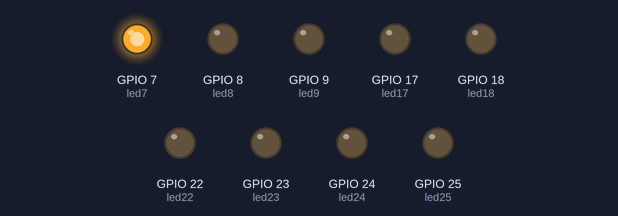
A program run on a simulated Raspberry Pi (BCM pin numbers). On the bench: output pins drawn as LEDs (lit = HIGH).

Above: at 0.5 s.
At 2.5 s:
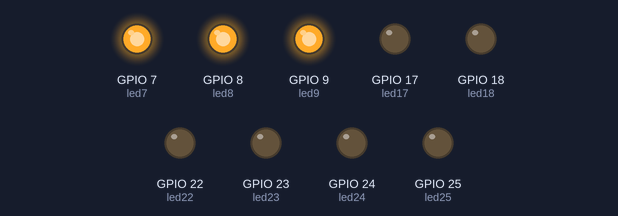
At 5.5 s:
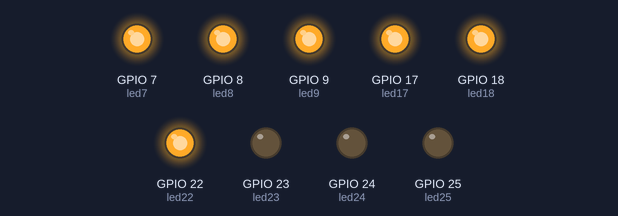
At 11.5 s:
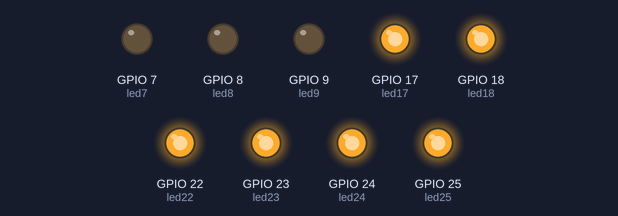
At 16.5 s:
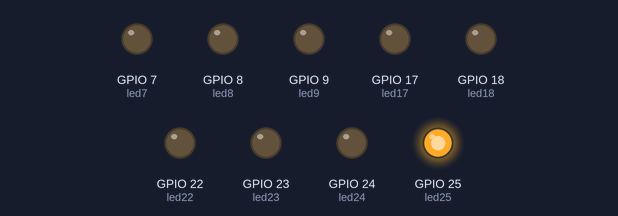
At 22.5 s:
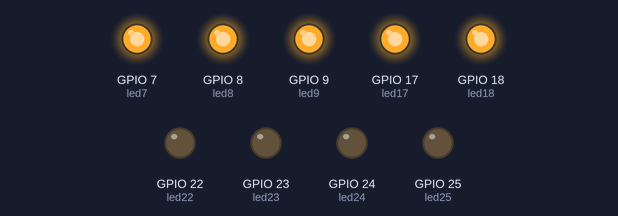
Timing chart, 0 to 23.4 s (numbered marks = the images above):
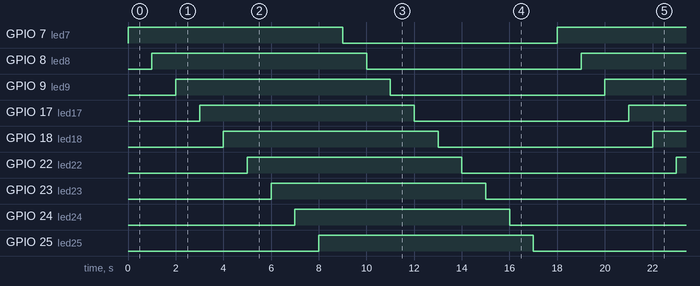

The program:

snowtest.py
```python
#SnowPi Test Code

import random

import time

from gpiozero import LED

#Setup all the LEDs


led7 = LED(7)

led8 = LED(8)

led9 = LED(9)

led17 = LED(17)

led18 = LED(18)

led22 = LED(22)

led23 = LED(23)

led24 = LED(24)

led25 = LED(25)


led7.off()


led8.off()


led9.off()


led17.off()


led18.off()


led22.off()


led23.off()


led24.off()


led25.off()


while True:

    led7.toggle()

    time.sleep(1)

    led8.toggle()

    time.sleep(1)

    led9.toggle()

    time.sleep(1)

    led17.toggle()

    time.sleep(1)

    led18.toggle()

    time.sleep(1)

    led22.toggle()

    time.sleep(1)

    led23.toggle()

    time.sleep(1)

    led24.toggle()

    time.sleep(1)

    led25.toggle()

    time.sleep(1)
```

Measured:
- by itself, GPIO 7 (led7), GPIO 8 (led8), GPIO 9 (led9), GPIO 17 (led17), GPIO 18 (led18), GPIO 22 (led22), GPIO 23 (led23), GPIO 24 (led24), GPIO 25 (led25): alternates HIGH for 9.0 s and LOW for 9.0 s
- by itself, everything shown: repeats every 18.0 s, in 18 steps
